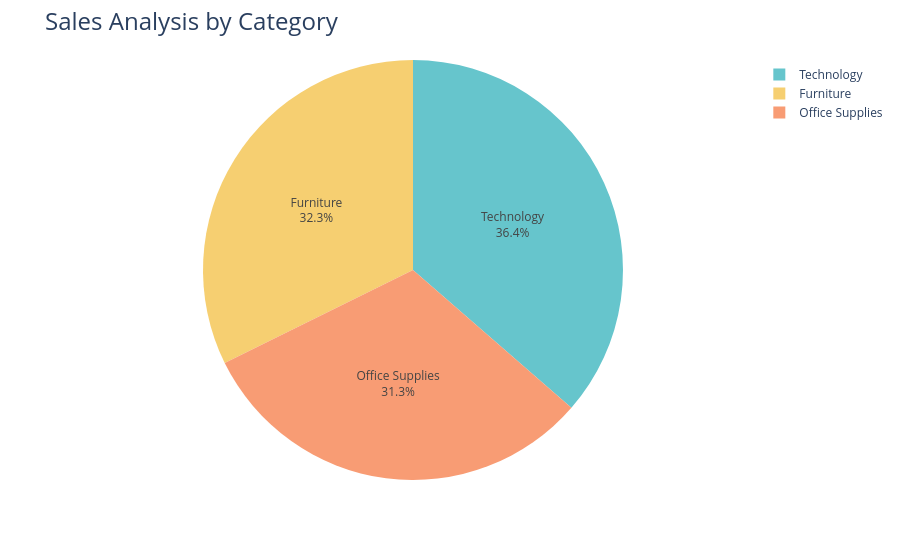

The notebook cell this image was saved under:
### Code cell
fig = px.pie(sales_by_category,
             values='Sales',
             names='Category',
             hole=0.0,
             color_discrete_sequence=px.colors.qualitative.Pastel)

fig.update_traces(textposition='inside', textinfo='percent+label')
fig.update_layout(title_text='Sales Analysis by Category', title_font=dict(size=24))

fig.show()

### Figure 1 — Plotly figure (JSON) as saved in the notebook; plotly's stock layout.template omitted (floating-point values rounded to 4 significant figures)
{"data": [{"domain": {"x": [0, 1], "y": [0, 1]}, "hole": 0, "hovertemplate": "Category=%{label}<br>Sales=%{value}<extra></extra>", "labels": ["Furniture", "Office Supplies", "Technology"], "legendgroup": "", "name": "", "showlegend": true, "textinfo": "percent+label", "textposition": "inside", "type": "pie", "values": [742000.0, 719000.0, 836200.0]}], "layout": {"legend": {"tracegroupgap": 0}, "margin": {"t": 60}, "piecolorway": ["rgb(102, 197, 204)", "rgb(246, 207, 113)", "rgb(248, 156, 116)", "rgb(220, 176, 242)", "rgb(135, 197, 95)", "rgb(158, 185, 243)", "rgb(254, 136, 177)", "rgb(201, 219, 116)", "rgb(139, 224, 164)", "rgb(180, 151, 231)", "rgb(179, 179, 179)"], "title": {"font": {"size": 24}, "text": "Sales Analysis by Category"}}}
